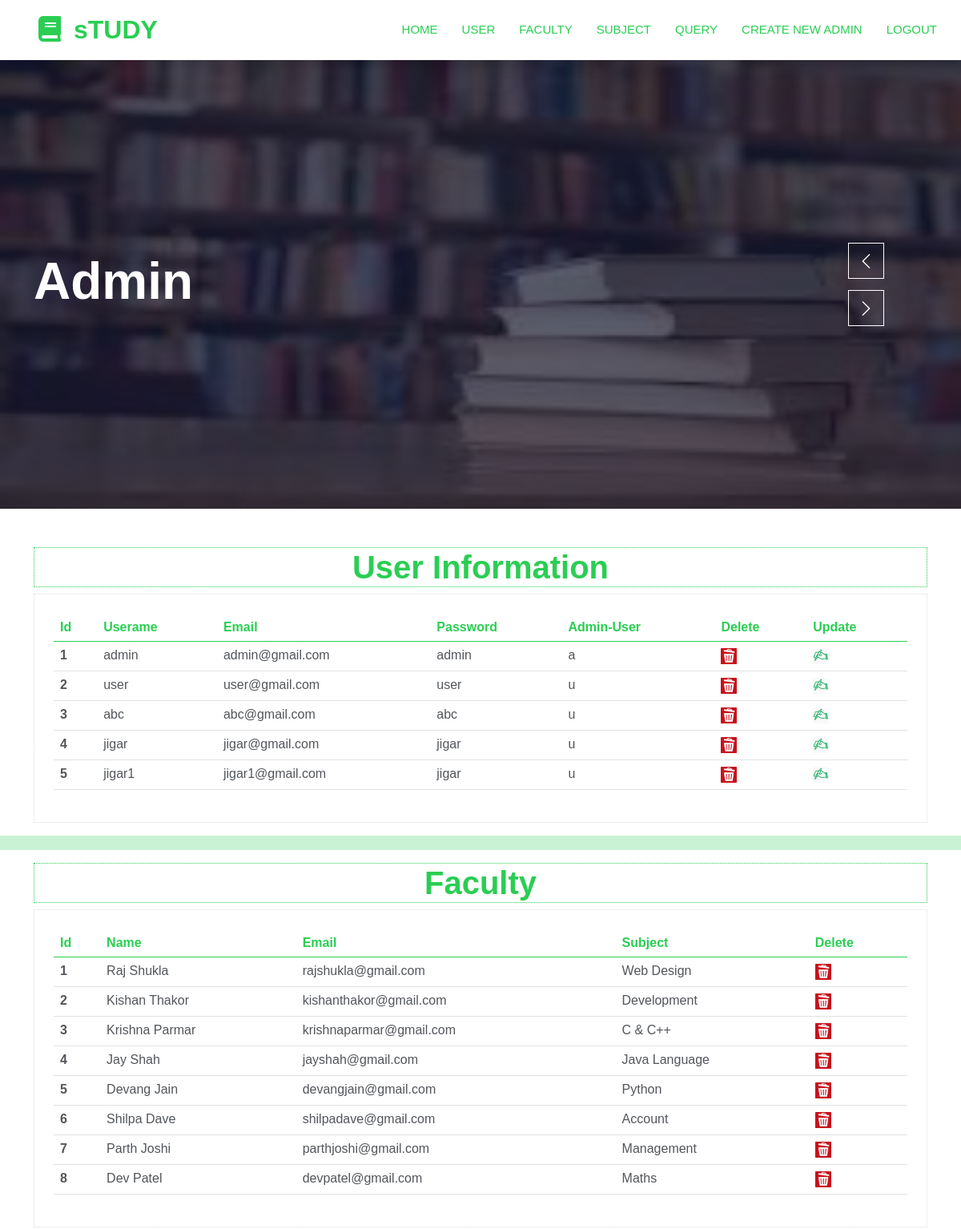
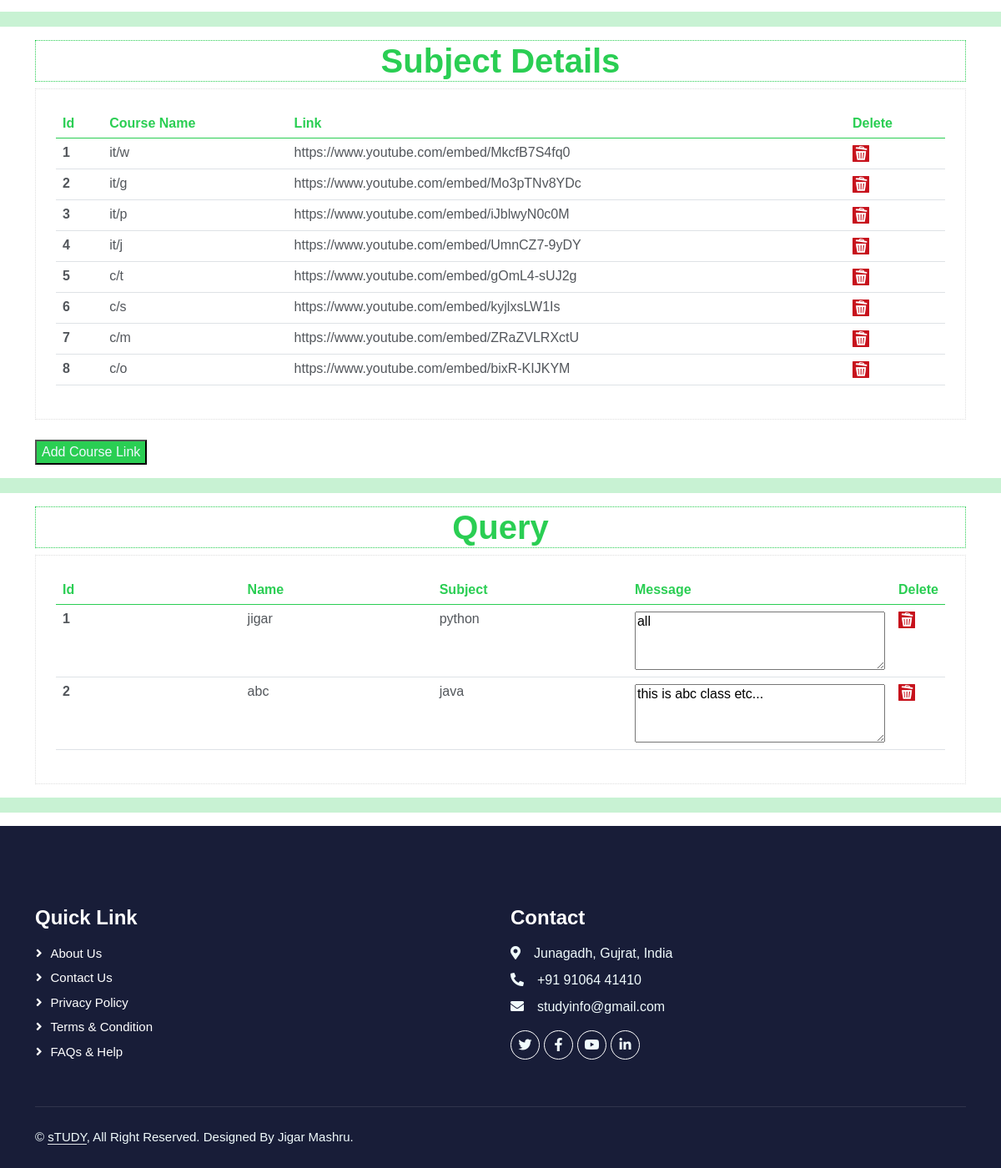
The page /admin/admin.php (signed in) on the database its author committed (2 pictures, top to bottom).
### tables this page shows
CREATE TABLE `userdata` (
  `id` int(50) NOT NULL,
  `email` varchar(50) NOT NULL,
  `username` varchar(50) NOT NULL,
  `password` varchar(50) NOT NULL,
  `au` varchar(50) NOT NULL
);

CREATE TABLE `faculty` (
  `id` int(10) NOT NULL,
  `name` varchar(20) NOT NULL,
  `subject` varchar(20) NOT NULL,
  `email` varchar(50) NOT NULL
);

CREATE TABLE `subject` (
  `id` int(11) NOT NULL,
  `course` varchar(50) NOT NULL,
  `link` varchar(10000) NOT NULL
);

CREATE TABLE `query` (
  `id` int(3) NOT NULL,
  `name` varchar(20) NOT NULL,
  `subject` varchar(50) NOT NULL,
  `message` varchar(5000) NOT NULL
);

### admin/admin.php (the view, shortened to what this page needs)
<!DOCTYPE >
<html>
<head>
    <link href="https://cdnjs.cloudflare.com/ajax/libs/font-awesome/5.10.0/css/all.min.css" rel="stylesheet">
    <link href="https://cdn.jsdelivr.net/npm/bootstrap-icons@1.4.1/font/bootstrap-icons.css" rel="stylesheet">
    <link href="../lib/animate/animate.min.css" rel="stylesheet">
    <link href="../lib/owlcarousel/assets/owl.carousel.min.css" rel="stylesheet">
    <link href="../css/bootstrap.min.css" rel="stylesheet">
    <link href="../css/style.css" rel="stylesheet">
</head>
<body>
    <nav class="navbar navbar-expand-lg bg-white navbar-light shadow sticky-top p-0">
        <a href="#" class="navbar-brand d-flex align-items-center px-4 px-lg-5">
            <h2 class="m-0 text-primary"><i class="fa fa-book me-3"></i>sTUDY</h2>
        </a>
        <div class="collapse navbar-collapse" id="navbarCollapse">
            <div class="navbar-nav ms-auto p-4 p-lg-0">
                <a href="admin.php" class="nav-item nav-link">Home</a>
                <a href="#user" class="nav-item nav-link">user</a>
                <a href="#faculty" class="nav-item nav-link">Faculty</a>
                <a href="#subject" class="nav-item nav-link">Subject</a>
                <a href="#query" class="nav-item nav-link">Query</a>
                <a href="signup.php" class="nav-item nav-link">Create New Admin</a>
                <a href="logout.php" class="nav-item nav-link">LogOut</a>
            </div>
        </div>
    </nav>
    <div class="container-fluid p-0 mb-5">
        <div class="owl-carousel header-carousel position-relative">
            <div class="owl-carousel-item position-relative">
                <img class="img-fluid" src="a1.jpg" style="height:70%">
                <div class="position-absolute top-0 start-0 w-100 h-100 d-flex align-items-center" style="background: rgba(24, 29, 56, .7);">
                    <div class="container">
                        <div class="row justify-content-start">
                            <div class="col-sm-10 col-lg-8">
                                <h1 class="display-3 text-white animated slideInDown">Admin</h1>
                            </div>
                        </div>
                    </div>
                </div>
            </div>
        </div>
    </div>
 <section id="user">
<div class="container">
        <h1 class="text-center" style="color:#2ace53; border-style: dotted;border-width: 1.5px;">User Information</h1>
        <div class="card p-4"  style="border-style: dotted;border-width: 1.5px;">
            <table class="table" >
                <thead style="color: #2ace53;">
                  <tr>
                    <th scope="col">Id</th>
                    <th scope="col">Userame</th>
                    <th scope="col">Email</th>
                    <th scope="col">Password</th>
                    <th scope="col">Admin-User</th>
                    <th scope="col">Delete</th>
                    <th scope="col">Update</th>
                  </tr>
                </thead>
                <tbody>
                  <?php
                    $cn = mysqli_connect("localhost", "root", "", "userinfo");
                    $use = mysqli_query($cn, "SELECT * FROM `userdata`");
                    while($u = mysqli_fetch_array($use)){
                      echo "<tr><th scope='row'>".$u['id']."</th>
                      <td>".$u['username']."</td>
                      <td>".$u['email']."</td>
                      <td>".$u['password']."</td>
                      <td>".$u['au']."</td>
                      <td><a href='admin.php?key=user&id=" . $u['id'] . "'><img src='delete.png' width='20'></a></td>
                      <td><a href='edit.php?key=eu&id=" . $u['id'] . "'><img src='update.png' width='20'></a></td></tr>";
                    }
                  ?>
                </tbody>
              </table>
        </div>
</div>
<hr style="color:#2ace53;border-style: dotted;border-width: 9px;">
</section>
<section id="faculty">
<div class="container">
    <h1 class="text-center" style="color:#2ace53; border-style: dotted;border-width: 1.5px;">Faculty</h1>
        <div class="card p-4"  style="border-style: dotted;border-width: 1.5px;">
            <table class="table" >
                <thead style="color: #2ace53;">
                  <tr>
                    <th scope="col">Id</th>
                    <th scope="col">Name</th>
                    <th scope="col">Email</th>
                    <th scope="col">Subject</th>
                    <th scope="col">Delete</th>
                  </tr>
                </thead>
                <tbody>
                  <?php
                    $cn = mysqli_connect("localhost", "root", "", "userinfo");
                    $use = mysqli_query($cn, "SELECT * FROM `faculty`");
                    while($u = mysqli_fetch_array($use)){
                      echo "<tr><th scope='row'>".$u['id']."</th>
                      <td>".$u['name']."</td>
                      <td>".$u['email']."</td>
                      <td>".$u['subject']."</td>
                      <td><a href='admin.php?key=faculty&id=" . $u['id'] . "'><img src='delete.png' width='20'></a></td>
                      </tr>";
                    }
                  ?>
                </tbody>
              </table>
        </div>
</div>
<hr style="color:#2ace53;border-style: dotted;border-width: 9px;">
</section>
<section id="subject">
<div class="container">
    <h1 class="text-center" style="color:#2ace53; border-style: dotted;border-width: 1.5px;">Subject Details</h1>
        <div class="card p-4"  style="border-style: dotted;border-width: 1.5px;">
            <table class="table" >
                <thead style="color: #2ace53;">
                  <tr>
                    <th scope="col">Id</th>
                    <th scope="col">Course Name</th>
                    <th scope="col">Link</th>
                    <th scope="col">Delete</th>
                  </tr>
                </thead>
                <tbody>
                  <?php
                    $cn = mysqli_connect("localhost", "root", "", "userinfo");
                    $use = mysqli_query($cn, "SELECT * FROM `subject`");
                    while($u = mysqli_fetch_array($use)){
                      echo "<tr>
                              <th scope='row'>".$u['id']."</th>
                              <td>".$u['course']."</td>
                              <td>".$u['link']."</td>
                              <td><a href='admin.php?key=subject&id=" . $u['id'] . "'><img src='delete.png' width='20'></a></td>
                              </tr>";
                    }
                  ?>
                </tbody>
              </table>
        </div>
        <br>
        <a  href="addlink.php"><button style="background-color: #2ace53; color:aliceblue">Add Course Link</button></a>
</div>
<hr style="color:#2ace53;border-style: dotted;border-width: 9px;">
</section>
<section id="query">
<div class="container">
    <h1 class="text-center" style="color:#2ace53; border-style: dotted;border-width: 1.5px;">Query</h1>
        <div class="card p-4"  style="border-style: dotted;border-width: 1.5px;">
            <table class="table" >
                <thead style="color: #2ace53;">
                  <tr>
                    <th scope="col">Id</th>
                    <th scope="col">Name</th>
                    <th scope="col">Subject</th>
                    <th scope="col">Message</th>
                    <th scope="col">Delete</th>
                  </tr>
                </thead>
                <tbody>
                  <?php
                    $cn = mysqli_connect("localhost", "root", "", "userinfo");
                    $use = mysqli_query($cn, "SELECT * FROM `query`");
                    while($u = mysqli_fetch_array($use)){
                      echo "<tr>
                              <th scope='row' style='width:300px'>".$u['id']."</th>
                              <td style='width:300px'>".$u['name']."</td>
                              <td style='width:300px'>".$u['subject']."</td>
                              <td><textarea readonly style='width:300px;height:70px'>".$u['message']."</textarea></td>
                              <td><a href='admin.php?key=query&id=" . $u['id'] . "'><img src='delete.png' width='20'></a></td></tr>";
                    }
                  ?>
                </tbody>
              </table>
        </div>
</div>
<hr style="color:#2ace53;border-style: dotted;border-width: 9px;">
</section>
<div class="container-fluid bg-dark text-light footer pt-5 wow fadeIn">
        <div class="container py-5">
            <div class="row lg-5">
                <div class="col-lg-6 col-md-12">
                    <h4 class="text-white mb-3">Quick Link</h4>
                    <a class="btn btn-link" href="#">About Us</a>
                    <a class="btn btn-link" href="#">Contact Us</a>
                    <a class="btn btn-link" href="#">Privacy Policy</a>
                    <a class="btn btn-link" href="#">Terms & Condition</a>
                    <a class="btn btn-link" href="#">FAQs & Help</a>
                </div>
                <div class="col-lg-6 col-md-12">
                    <h4 class="text-white mb-3">Contact</h4>
                    <p class="mb-2"><i class="fa fa-map-marker-alt me-3"></i>Junagadh, Gujrat, India</p>
                    <p class="mb-2"><i class="fa fa-phone-alt me-3"></i>+91 91064 41410</p>
                    <p class="mb-2"><i class="fa fa-envelope me-3"></i>studyinfo@gmail.com</p>
                    <div class="d-flex pt-2">
                        <a class="btn btn-outline-light btn-social" href=""><i class="fab fa-twitter"></i></a>
                        <a class="btn btn-outline-light btn-social" href=""><i class="fab fa-facebook-f"></i></a>
                        <a class="btn btn-outline-light btn-social" href=""><i class="fab fa-youtube"></i></a>
                        <a class="btn btn-outline-light btn-social" href=""><i class="fab fa-linkedin-in"></i></a>
                    </div>
                </div>
            </div>
        </div>
        <div class="container">
            <div class="copyright">
                <div class="row">
                    <div class="col-md-6 text-center text-md-start mb-3 mb-md-0">
                         &copy; <a class="border-bottom" href="#">sTUDY</a>, All Right Reserved. Designed By Jigar Mashru.
                    </div>
                </div>
            </div>
        </div>
    </div>
</body>
</html>

### css/style.css (style rules this page uses)
:root { --primary: #2ace53; --light: #F0FBFC; --dark: #2ace53; }
.btn { font-family: 'Nunito', sans-serif; font-weight: 600; transition: .5s; }
.navbar-light .navbar-nav .nav-link { margin-right: 30px; padding: 25px 0; color: #FFFFFF; font-size: 15px; text-transform: uppercase; outline: none; }
.navbar-light .navbar-brand, .navbar-light a.btn { height: 75px; }
.navbar-light .navbar-nav .nav-link { color: var(--dark); font-weight: 500; }
.navbar-light.sticky-top { top: -100px; transition: .5s; }
.footer .btn.btn-social { margin-right: 5px; width: 35px; height: 35px; display: flex; align-items: center; justify-content: center; color: var(--light); font-weight: normal; border: 1px solid #FFFFFF; border-radius: 35px; transition: .3s; }
.footer .btn.btn-link { display: block; margin-bottom: 5px; padding: 0; text-align: left; color: #FFFFFF; font-size: 15px; font-weight: normal; text-transform: capitalize; transition: .3s; }
.footer .btn.btn-link::before { position: relative; content: "\f105"; font-family: "Font Awesome 5 Free"; font-weight: 900; margin-right: 10px; }
.footer .copyright { padding: 25px 0; font-size: 15px; border-top: 1px solid rgba(256, 256, 256, .1); }
.footer .copyright a { color: var(--light); }

### rows shown on the page
userdata: id "1", username "admin", email "admin@gmail.com", password "admin", au "a"
userdata: id "2", username "user", email "user@gmail.com", password "user", au "u"
userdata: id "3", username "abc", email "abc@gmail.com", password "abc", au "u"
userdata: id "4", username "jigar", email "jigar@gmail.com", password "jigar", au "u"
userdata: id "5", username "jigar1", email "jigar1@gmail.com", password "jigar", au "u"
faculty: id "1", name "Raj Shukla", email "rajshukla@gmail.com", subject "Web Design"
faculty: id "2", name "Kishan Thakor", email "kishanthakor@gmail.com", subject "Development"
faculty: id "3", name "Krishna Parmar", email "krishnaparmar@gmail.com", subject "C & C++"
faculty: id "4", name "Jay Shah", email "jayshah@gmail.com", subject "Java Language"
faculty: id "5", name "Devang Jain", email "devangjain@gmail.com", subject "Python"
faculty: id "6", name "Shilpa Dave", email "shilpadave@gmail.com", subject "Account"
faculty: id "7", name "Parth Joshi", email "parthjoshi@gmail.com", subject "Management"
faculty: id "8", name "Dev Patel", email "devpatel@gmail.com", subject "Maths"
subject: id "1", course "it/w", link "https://www.youtube.com/embed/MkcfB7S4fq0"
subject: id "2", course "it/g", link "https://www.youtube.com/embed/Mo3pTNv8YDc"
subject: id "3", course "it/p", link "https://www.youtube.com/embed/iJblwyN0c0M"
subject: id "4", course "it/j", link "https://www.youtube.com/embed/UmnCZ7-9yDY"
subject: id "5", course "c/t", link "https://www.youtube.com/embed/gOmL4-sUJ2g"
subject: id "6", course "c/s", link "https://www.youtube.com/embed/kyjlxsLW1Is"
subject: id "7", course "c/m", link "https://www.youtube.com/embed/ZRaZVLRXctU"
subject: id "8", course "c/o", link "https://www.youtube.com/embed/bixR-KIJKYM"
query: id "1", name "jigar", subject "python", message "all"
query: id "2", name "abc", subject "java", message "this is abc class etc..."
